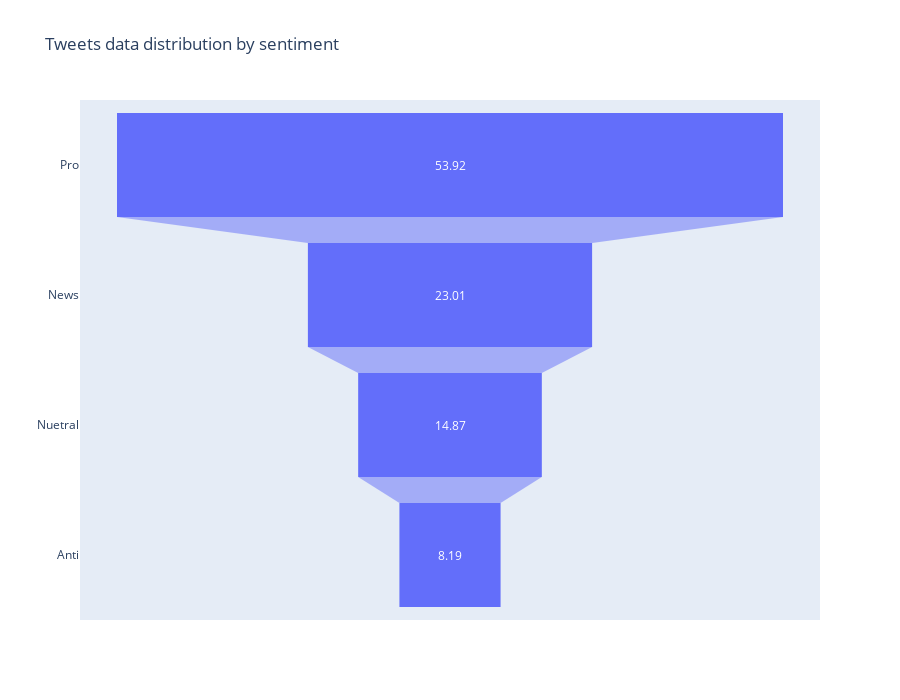

This figure's notebook cell:
### Markdown cell above
<a id=five21></a>

#### 5.2.1 Checking the distribution of the data

### Code cell
fig = go.Figure(go.Funnel(
    y = ["Pro","News", "Nuetral", "Anti"],
    x = round(train.sentiment.value_counts(normalize = True) * 100,2)
    ))
fig.update_layout(height=700,width = 900, showlegend=False, title_text="Tweets data distribution by sentiment")
fig.show()

### Figure 1 — Plotly figure (JSON) as saved in the notebook; plotly's stock layout.template omitted (floating-point values rounded to 4 significant figures)
{"data": [{"type": "funnel", "x": [53.92, 23.01, 14.87, 8.19], "y": ["Pro", "News", "Nuetral", "Anti"]}], "layout": {"height": 700, "showlegend": false, "title": {"text": "Tweets data distribution by sentiment"}, "width": 900}}
